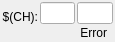
    <widget class="caFrame" name="caframe_13">
     <property name="geometry">
      <rect>
       <x>0</x>
       <y>80</y>
       <width>115</width>
       <height>40</height>
      </rect>
     </property>
     <property name="macro">
      <string notr="true">CH=3,IOC=$(IOC),MasterID=$(MasterID),SlaveID=$(SlaveID),HWType=$(HWType)</string>
     </property>
     <layout class="QGridLayout" name="gridLayout_21">
      <property name="leftMargin">
       <number>2</number>
      </property>
      <property name="topMargin">
       <number>2</number>
      </property>
      <property name="rightMargin">
       <number>2</number>
      </property>
      <property name="bottomMargin">
       <number>2</number>
      </property>
      <property name="spacing">
       <number>2</number>
      </property>
      <item row="1" column="0">
       <layout class="QGridLayout" name="gridLayout_22" columnstretch="10,0,0,0">
        <property name="spacing">
         <number>2</number>
        </property>
        <item row="0" column="0">
         <widget class="caLabel" name="calabel_40">
          <property name="toolTip">
           <string/>
          </property>
          <property name="text">
           <string>Error</string>
          </property>
          <property name="textFormat">
           <enum>Qt::PlainText</enum>
          </property>
          <property name="alignment">
           <set>Qt::AlignBottom|Qt::AlignRight|Qt::AlignTrailing</set>
          </property>
         </widget>
        </item>
        <item row="0" column="3">
         <widget class="caLed" name="caled_42">
          <property name="toolTip">
           <string>&lt;html&gt;&lt;head/&gt;&lt;body&gt;&lt;p&gt;E-Bus Power Status&lt;/p&gt;&lt;/body&gt;&lt;/html&gt;</string>
          </property>
          <property name="rectangular">
           <bool>true</bool>
          </property>
          <property name="gradientEnabled">
           <bool>false</bool>
          </property>
          <property name="ledWidth">
           <number>16</number>
          </property>
          <property name="ledHeight">
           <number>16</number>
          </property>
          <property name="channel" stdset="0">
           <string notr="true">$(IOC):m$(MasterID)s$(SlaveID)-AI0$(CH)-UndrLimAlrm</string>
          </property>
          <property name="colorMode">
           <enum>caLed::Static</enum>
          </property>
          <property name="falseColor">
           <color>
            <red>170</red>
            <green>0</green>
            <blue>0</blue>
           </color>
          </property>
          <property name="trueColor">
           <color>
            <red>0</red>
            <green>85</green>
            <blue>0</blue>
           </color>
          </property>
          <property name="trueValue">
           <string notr="true">0</string>
          </property>
          <property name="falseValue">
           <string notr="true">1</string>
          </property>
         </widget>
        </item>
        <item row="0" column="2">
         <widget class="caLed" name="caled_43">
          <property name="toolTip">
           <string/>
          </property>
          <property name="rectangular">
           <bool>true</bool>
          </property>
          <property name="gradientEnabled">
           <bool>false</bool>
          </property>
          <property name="ledWidth">
           <number>16</number>
          </property>
          <property name="ledHeight">
           <number>16</number>
          </property>
          <property name="channel" stdset="0">
           <string notr="true">$(IOC):m$(MasterID)s$(SlaveID)-AI0$(CH)-OvrLimAlrm</string>
          </property>
          <property name="colorMode">
           <enum>caLed::Static</enum>
          </property>
          <property name="falseColor">
           <color>
            <red>170</red>
            <green>0</green>
            <blue>0</blue>
           </color>
          </property>
          <property name="trueColor">
           <color>
            <red>0</red>
            <green>85</green>
            <blue>0</blue>
           </color>
          </property>
          <property name="trueValue">
           <string notr="true">0</string>
          </property>
          <property name="falseValue">
           <string notr="true">1</string>
          </property>
         </widget>
        </item>
        <item row="0" column="1">
         <widget class="caLed" name="caled_44">
          <property name="toolTip">
           <string/>
          </property>
          <property name="rectangular">
           <bool>true</bool>
          </property>
          <property name="gradientEnabled">
           <bool>false</bool>
          </property>
          <property name="ledWidth">
           <number>16</number>
          </property>
          <property name="ledHeight">
           <number>16</number>
          </property>
          <property name="channel" stdset="0">
           <string notr="true">$(IOC):m$(MasterID)s$(SlaveID)-AI0$(CH)-ErrAlrm</string>
          </property>
          <property name="colorMode">
           <enum>caLed::Static</enum>
          </property>
          <property name="falseColor">
           <color>
            <red>170</red>
            <green>0</green>
            <blue>0</blue>
           </color>
          </property>
          <property name="trueColor">
           <color>
            <red>0</red>
            <green>85</green>
            <blue>0</blue>
           </color>
          </property>
          <property name="trueValue">
           <string notr="true">0</string>
          </property>
          <property name="falseValue">
           <string notr="true">1</string>
          </property>
         </widget>
        </item>
       </layout>
      </item>
      <item row="0" column="0">
       <layout class="QHBoxLayout" name="horizontalLayout_16">
        <item>
         <widget class="caLabel" name="calabel_41">
          <property name="toolTip">
           <string/>
          </property>
          <property name="text">
           <string>$(CH):</string>
          </property>
          <property name="textFormat">
           <enum>Qt::PlainText</enum>
          </property>
          <property name="alignment">
           <set>Qt::AlignBottom|Qt::AlignRight|Qt::AlignTrailing</set>
          </property>
         </widget>
        </item>
        <item>
         <widget class="caLineEdit" name="calineedit_19">
          <property name="channel" stdset="0">
           <string notr="true">$(IOC):m$(MasterID)s$(SlaveID)-AI0$(CH).EGU</string>
          </property>
          <property name="background">
           <color alpha="0">
            <red>160</red>
            <green>160</green>
            <blue>164</blue>
           </color>
          </property>
          <property name="colorMode">
           <enum>caLineEdit::Static</enum>
          </property>
          <property name="precisionMode">
           <enum>caLineEdit::User</enum>
          </property>
         </widget>
        </item>
        <item>
         <widget class="caLineEdit" name="calineedit_20">
          <property name="alignment">
           <set>Qt::AlignRight|Qt::AlignTrailing|Qt::AlignVCenter</set>
          </property>
          <property name="channel" stdset="0">
           <string notr="true">$(IOC):m$(MasterID)s$(SlaveID)-AI0$(CH)</string>
          </property>
          <property name="background">
           <color alpha="0">
            <red>160</red>
            <green>160</green>
            <blue>164</blue>
           </color>
          </property>
          <property name="colorMode">
           <enum>caLineEdit::Static</enum>
          </property>
          <property name="precisionMode">
           <enum>caLineEdit::Channel</enum>
          </property>
         </widget>
        </item>
       </layout>
      </item>
     </layout>
    </widget>
